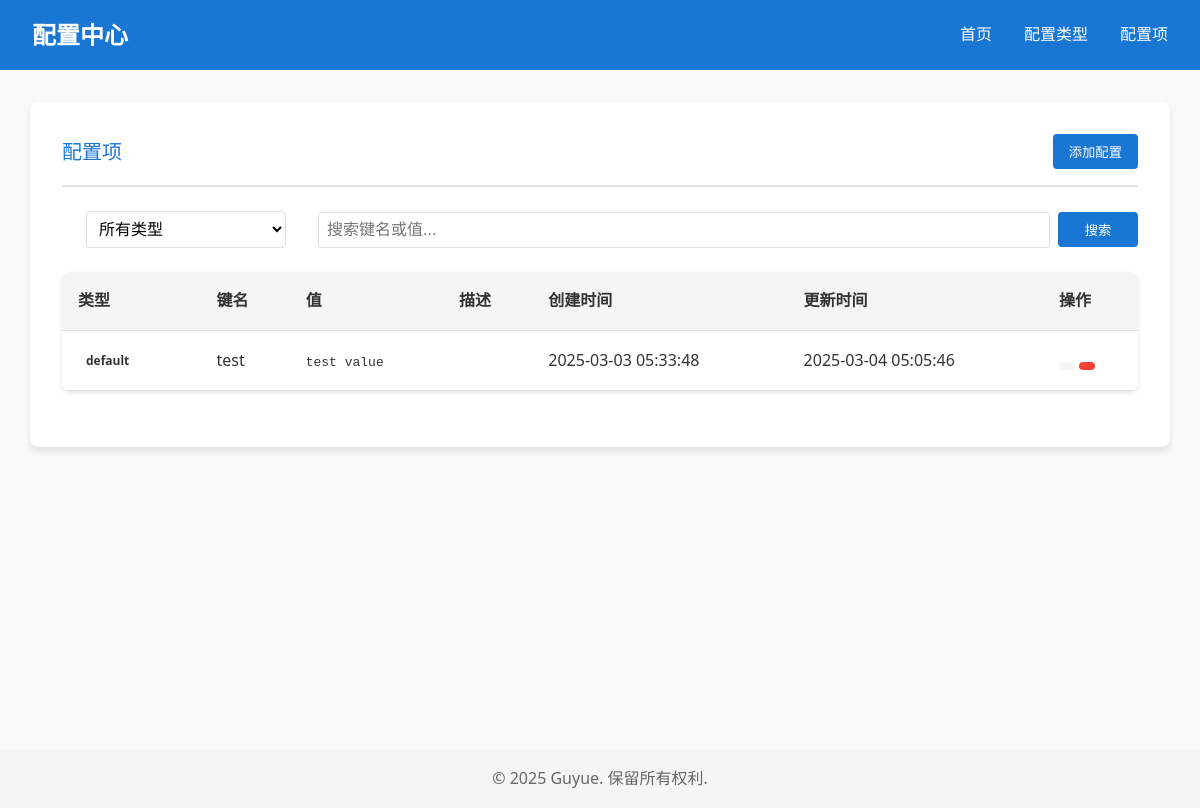
/page/configs, run on an earlier commit of the app's database.
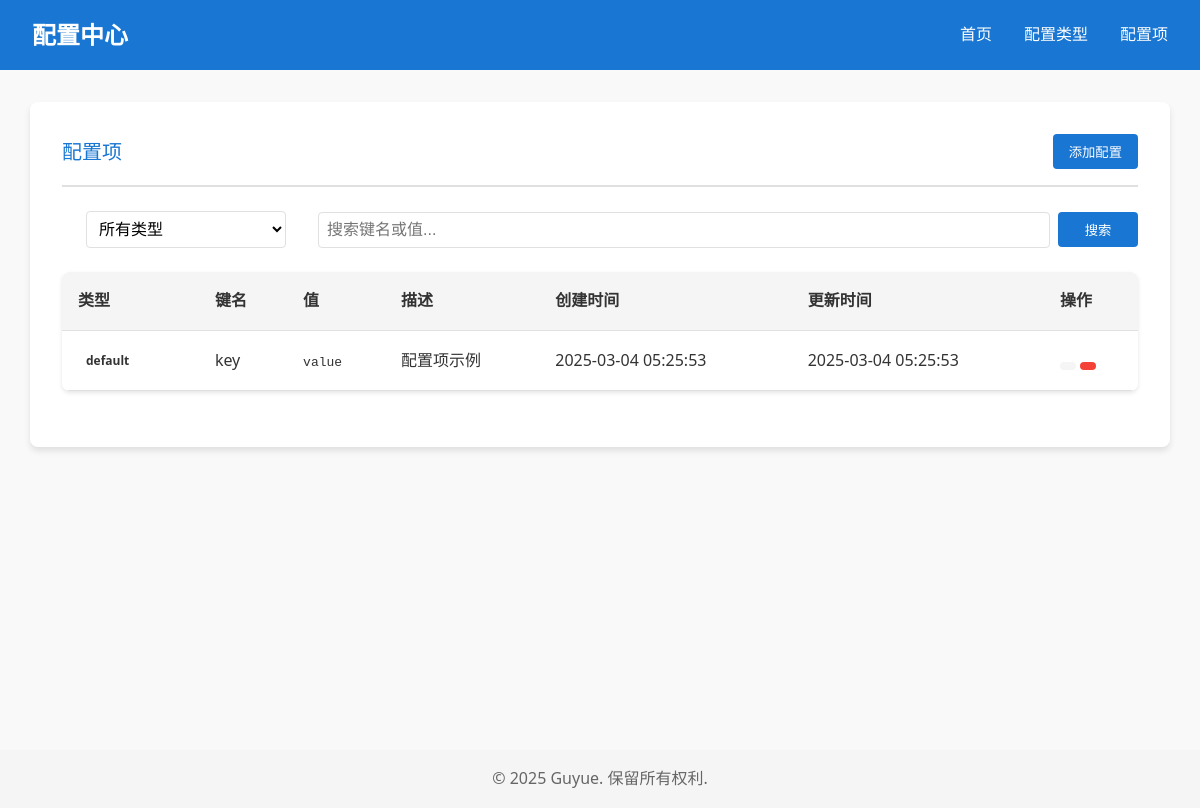
And on a later commit of the database.
### app/models/config.py (models this page shows, shortened)
class Config(Base):
    __tablename__ = "configs"
    config_id = Column(Integer, primary_key=True, index=True, autoincrement=True)
    type_id = Column(Integer, ForeignKey("types.type_id"), nullable=False)
    key = Column(String, index=True, nullable=False)
    value = Column(String, nullable=False)
    key_description = Column(String, nullable=True)
    created_at = Column(DateTime, default=func.now())
    updated_at = Column(DateTime, default=func.now(), onupdate=func.now())
    type = relationship("Type", back_populates="configs")
    __table_args__ = (
        UniqueConstraint('type_id', 'key', name='uix_type_key'),
    )

### app/models/type.py (models this page shows, shortened)
class Type(Base):
    __tablename__ = "types"
    type_id = Column(Integer, primary_key=True, index=True, autoincrement=True)
    type_name = Column(String, unique=True, index=True, nullable=False)
    description = Column(String, nullable=True)
    created_at = Column(DateTime, default=func.now())
    configs = relationship("Config", back_populates="type", cascade="all, delete-orphan")

### app/api/pages.py (the view)
@page_router.get("/configs", response_class=HTMLResponse)
async def configs_page(
    request: Request,
    type_name: Optional[str] = None,
    key: Optional[str] = None,
    value: Optional[str] = None,
    db: AsyncSession = Depends(get_db)
):
    query = select(Config, Type).join(Type)
    if type_name:
        query = query.where(Type.type_name.contains(type_name))
    if key:
        query = query.where(Config.key.contains(key))
    if value:
        query = query.where(Config.value.contains(value))
    result = await db.execute(query)
    rows = result.all()
    configs = [{
        "config_id": row[0].config_id,
        "type_id": row[0].type_id,
        "key": row[0].key,
        "value": row[0].value,
        "key_description": row[0].key_description,
        "created_at": row[0].created_at,
        "updated_at": row[0].updated_at,
        "type_name": row[1].type_name
    } for row in rows]
    types_result = await db.execute(select(Type))
    types = types_result.scalars().all()
    return templates.TemplateResponse(
        "configs.html",
        {
            "request": request,
            "configs": configs,
            "types": types,
            "current_type": type_name
        }
    )

### app/templates/configs.html (shortened to what this page needs)
{% extends "base.html" %}
{% block content %}
<div class="container">
    <div class="card">
        <div class="card-header">
            <h1 class="card-title">配置项</h1>
            <button class="btn btn-primary" onclick="showAddConfigModal()">
                 添加配置
            </button>
        </div>
        <div class="card-body">
            <div class="search-container mb-4">
                <form class="search-box" action="/page/configs" method="get">
                    <div class="input-group">
                        <span class="input-group-text"></span>
                        <select name="type_name" class="form-control" onchange="this.form.submit()">
                            <option value="">所有类型</option>
                        </select>
                        <span class="input-group-text"></span>
                        <input type="text" name="search" class="form-control" placeholder="搜索键名或值..." value="{{ request.query_params.get('search', '') }}">
                        <button type="submit" class="btn btn-primary">搜索</button>
                    </div>
                </form>
            </div>
            <div class="table-container">
                <table class="table table-hover">
                    <thead>
                        <tr>
                            <th> 类型</th>
                            <th> 键名</th>
                            <th> 值</th>
                            <th> 描述</th>
                            <th> 创建时间</th>
                            <th> 更新时间</th>
                            <th class="text-end">操作</th>
                        </tr>
                    </thead>
                    <tbody>
                        {% for config in configs %}
                        <tr>
                            <td><span class="badge bg-primary">{{ config.type_name }}</span></td>
                            <td>{{ config.key }}</td>
                            <td>
                                <div class="value-container">
                                    <code class="config-value">{{ config.value }}</code>
                                </div>
                            </td>
                            <td>{{ config.key_description }}</td>
                            <td>{{ config.created_at.strftime('%Y-%m-%d %H:%M:%S') }}</td>
                            <td>{{ config.updated_at.strftime('%Y-%m-%d %H:%M:%S') }}</td>
                            <td class="text-end">
                                <div class="btn-group">
                                    <button class="btn btn-sm btn-secondary" data-tooltip="编辑" onclick="showEditConfigModal('{{ config.type_name }}', '{{ config.key }}', '{{ config.value }}', '{{ config.key_description }}')">
                                    </button>
                                    <button class="btn btn-sm btn-danger" data-tooltip="删除" onclick="confirmDeleteConfig('{{ config.type_name }}', '{{ config.key }}')">
                                    </button>
                                </div>
                            </td>
                        </tr>
                        {% endfor %}
                    </tbody>
                </table>
            </div>
        </div>
    </div>
</div>
{% endblock %}

### app/templates/base.html (shortened to what this page needs)
<!DOCTYPE html>
<html lang="zh-CN">
<head>
    <link rel="stylesheet" href="/static/css/style.css">
</head>
<body>
    <header>
        <nav class="navbar">
            <div class="nav-brand">
                <a href="/page/" class="brand-link">配置中心</a>
            </div>
            <div class="nav-menu">
                <ul class="nav-links">
                    <li><a href="/page/" class="nav-link">首页</a></li>
                    <li><a href="/page/types" class="nav-link">配置类型</a></li>
                    <li><a href="/page/configs" class="nav-link">配置项</a></li>
                </ul>
            </div>
        </nav>
    </header>
    <main>
        <div class="container">
            {% block content %}{% endblock %}
        </div>
    </main>
    <footer>
        <div class="container">
            <p>&copy; 2025 Guyue. 保留所有权利.</p>
        </div>
    </footer>
</body>
</html>

### app/static/css/style.css (style rules this page uses)
:root { --primary-color: #1976d2; --primary-light: #63a4ff; --primary-dark: #004ba0; --secondary-color: #f5f5f5; --text-color: #333; --text-light: #666; --border-color: #e0e0e0; --success-color: #4caf50; --warning-color: #ff9800; --danger-color: #f44336; }
* { margin: 0; padding: 0; box-sizing: border-box; }
body { font-family: 'Segoe UI', Tahoma, Geneva, Verdana, sans-serif; line-height: 1.6; color: var(--text-color); background-color: #f9f9f9; }
.container { max-width: 1200px; margin: 0 auto; padding: 0 15px; }
.navbar { display: flex; justify-content: space-between; align-items: center; padding: 1rem 2rem; background-color: var(--primary-color); color: white; }
.nav-brand { display: flex; align-items: center; }
.brand-link { color: white; text-decoration: none; font-size: 1.5rem; font-weight: bold; }
.nav-menu { display: flex; align-items: center; }
.nav-links { display: flex; list-style: none; margin: 0; padding: 0; gap: 2rem; }
.nav-link { color: white; text-decoration: none; font-weight: 500; transition: color 0.3s; }
main { min-height: calc(100vh - 120px); padding: 2rem 0; }
.card { background-color: white; border-radius: 8px; box-shadow: 0 4px 6px rgba(0, 0, 0, 0.1); padding: 2rem; margin-bottom: 2rem; transition: transform 0.2s, box-shadow 0.2s; }
.card-header { display: flex; justify-content: space-between; align-items: center; margin-bottom: 1.5rem; padding-bottom: 1rem; border-bottom: 2px solid var(--border-color); }
.card-title { font-size: 1.5rem; font-weight: 600; color: var(--primary-color); margin: 0; }
.card-title { font-size: 1.25rem; font-weight: 500; }
.table-container { overflow-x: auto; }
.table-container { overflow-x: auto; margin: 1.5rem 0; border-radius: 8px; box-shadow: 0 2px 4px rgba(0,0,0,0.1); }
table { width: 100%; border-collapse: separate; border-spacing: 0; background: white; }
th, td { padding: 1rem; text-align: left; border: none; border-bottom: 1px solid var(--border-color); }
th { font-weight: 600; background-color: var(--secondary-color); color: var(--text-color); }
.btn-group .btn { position: relative; }
.btn-group .btn::before { content: attr(data-tooltip); position: absolute; bottom: 100%; left: 50%; transform: translateX(-50%); padding: 4px 8px; background-color: rgba(0, 0, 0, 0.8); color: white; font-size: 12px; border-radius: 4px; white-space: nowrap; opacity: 0; visibility: hidden; transition: opacity 0.3s, visibility 0.3s; z-index: 1000; }
.btn-group .btn { border-radius: 4px; }
.btn { display: inline-block; padding: 0.5rem 1rem; border-radius: 4px; font-weight: 500; text-align: center; cursor: pointer; transition: all 0.3s; border: none; }
.btn-primary { background-color: var(--primary-color); color: white; }
.btn-secondary { background-color: var(--secondary-color); color: var(--text-color); }
.btn-danger { background-color: var(--danger-color); color: white; }
.btn-sm { padding: 0.25rem 0.5rem; font-size: 0.875rem; }
.form-control { display: block; width: 100%; padding: 0.5rem; font-size: 1rem; border: 1px solid var(--border-color); border-radius: 4px; transition: border-color 0.3s; }
.search-container { margin-bottom: 1.5rem; padding: 0; }
.search-box { display: flex; gap: 1rem; flex-wrap: wrap; align-items: center; width: 100%; }
.search-box select { min-width: 150px; max-width: 200px; }
.search-box .btn { flex-shrink: 0; white-space: nowrap; min-width: 80px; }
.input-group { display: flex; gap: 0.5rem; align-items: center; width: 100%; }
.input-group-text { display: flex; align-items: center; padding: 0.5rem; background: var(--background-light); border-radius: 4px; color: var(--text-light); }
.search-box select { min-width: 150px; max-width: 200px; border-radius: 4px; border: 1px solid var(--border-color); padding: 0.5rem; background: white; }
footer { background-color: var(--secondary-color); padding: 1rem 0; text-align: center; color: var(--text-light); }
.badge { display: inline-block; padding: 0.25rem 0.5rem; font-size: 0.75rem; font-weight: bold; border-radius: 10px; margin-right: 0.5rem; }

What changed in the data, as far as the page shows it:
changed Config "default": key "test" → "key"; value "test value" → "value"; key_description (not shown) → "配置项示例"; created_at "2025-03-03 05:33:48" → "2025-03-04 05:25:53"; updated_at "2025-03-04 05:05:46" → "2025-03-04 05:25:53"
